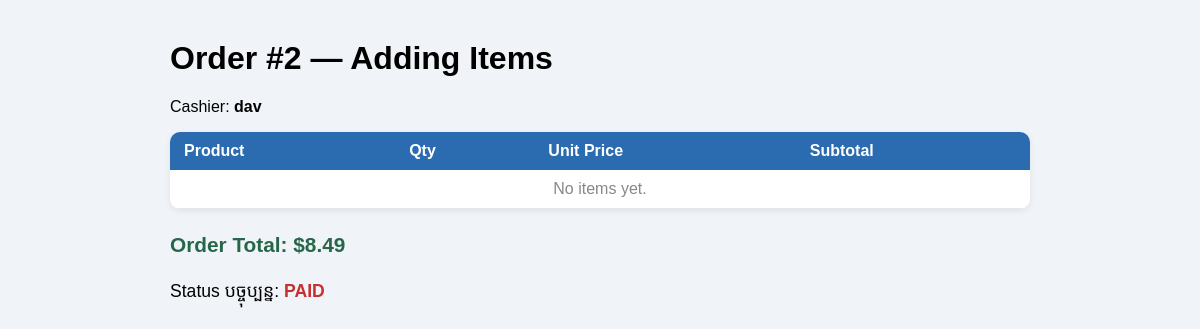
Page /sales/orders/2/items/ (signed in) on the committed database.
### sales/models.py (models this page shows, shortened)
class Order(models.Model):
    STATUS_CHOICES = [
        ('open',      'បើក'),
        ('completed', 'បានបញ្ចប់'),
        ('cancelled', 'បានលុបចោល'),
    ]
    cashier    = models.ForeignKey(User, on_delete=models.SET_NULL, related_name='orders', null=True)
    status     = models.CharField(max_length=20, choices=STATUS_CHOICES, default='open')
    created_at = models.DateTimeField(auto_now_add=True)
    notes      = models.TextField(blank=True)
    @property
    def total(self):
        return sum(item.subtotal for item in self.items.all())
    class Meta:
        ordering = ['-created_at']

class OrderItem(models.Model):
    order      = models.ForeignKey(Order, on_delete=models.CASCADE, related_name='items')
    product    = models.ForeignKey(Product, on_delete=models.PROTECT)
    quantity   = models.PositiveIntegerField(default=1)
    unit_price = models.DecimalField(max_digits=8, decimal_places=2)
    @property
    def subtotal(self):
        return self.unit_price * self.quantity

### sales/views.py (the view)
# urls.py: path('orders/<int:pk>/items/', views.add_item,       name='add_item'),
@login_required
def add_item(request, pk):
    order = get_object_or_404(Order, pk=pk)
    if request.method == 'POST':
        if 'mark_paid' in request.POST:
            order.status = 'paid'
            order.save()
            return redirect('order_list')
        form = OrderItemForm(request.POST)
        if form.is_valid():
            item = form.save(commit=False)
            item.order      = order
            item.unit_price = item.product.price
            item.save()
            return redirect('add_item', pk=order.pk)
    else:
        form = OrderItemForm()
    return render(request, 'sales/add_item.html', {'order': order, 'form': form})

### sales/templates/sales/add_item.html (shortened to what this page needs)
<!DOCTYPE html>
<html lang="en">
<head>
</head>
<body>
    <h1>Order #{{ order.pk }} — Adding Items</h1>
    <p>Cashier: <strong>{{ order.cashier }}</strong></p>
    <table>
        <thead><tr><th>Product</th><th>Qty</th><th>Unit Price</th><th>Subtotal</th></tr></thead>
        <tbody>
        {% for item in items %}
        <tr>
            <td>{{ item.product.name }}</td>
            <td>{{ item.quantity }}</td>
            <td>${{ item.unit_price }}</td>
            <td>${{ item.subtotal }}</td>
        </tr>
        {% empty %}
        <tr><td colspan="4" style="color:#888;text-align:center">No items yet.</td></tr>
        {% endfor %}
        </tbody>
    </table>
    <p class="total">Order Total: ${{ order.total }}</p>
    {% if order.status == 'open' %}
        <form class="add" method="post">
            {% csrf_token %}
            {% for field in item_form %}
            <div>
                <label>{{ field.label }}</label>
                {{ field }}
                {% if field.errors %}
                    <p class="error">{{ field.errors.0 }}</p>
                {% endif %}
            </div>
            {% endfor %}
            <button class="btn-add" type="submit">＋ Add Item</button>
        </form>
        <form method="post">
            {% csrf_token %}
            <button class="btn-paid" name="mark_paid" type="submit">✔ Mark Order as Paid</button>
            <button class="btn-cancel" name="cancel_order" type="submit"
                    onclick="return confirm('តើអ្នកចង់លុប Order នេះមែនទេ?')">
                ❌ Cancel Order
            </button>
        </form>
    {% else %}
        <p style="font-size:1.1em;">
            Status បច្ចុប្បន្ន: <strong style="color:#c53030;">{{ order.status|upper }}</strong>
        </p>
    {% endif %}
</body>
</html>

### sales/templates/sales/add_item.html (style rules this page uses)
body { font-family: Arial, sans-serif; max-width: 860px; margin: 40px auto; background: #f0f4f8; padding: 0 20px; }
table { width: 100%; border-collapse: collapse; background: white; border-radius: 10px; overflow: hidden; box-shadow: 0 2px 6px rgba(0,0,0,0.08); margin-bottom: 24px; }
th { background: #2b6cb0; color: white; padding: 10px 14px; text-align: left; }
td { padding: 10px 14px; border-bottom: 1px solid #e2e8f0; }
.total { font-size: 1.3em; font-weight: bold; color: #276749; }

### rows in the picture
Order: pk "2", cashier "dav", total "8.49", status "PAID"
